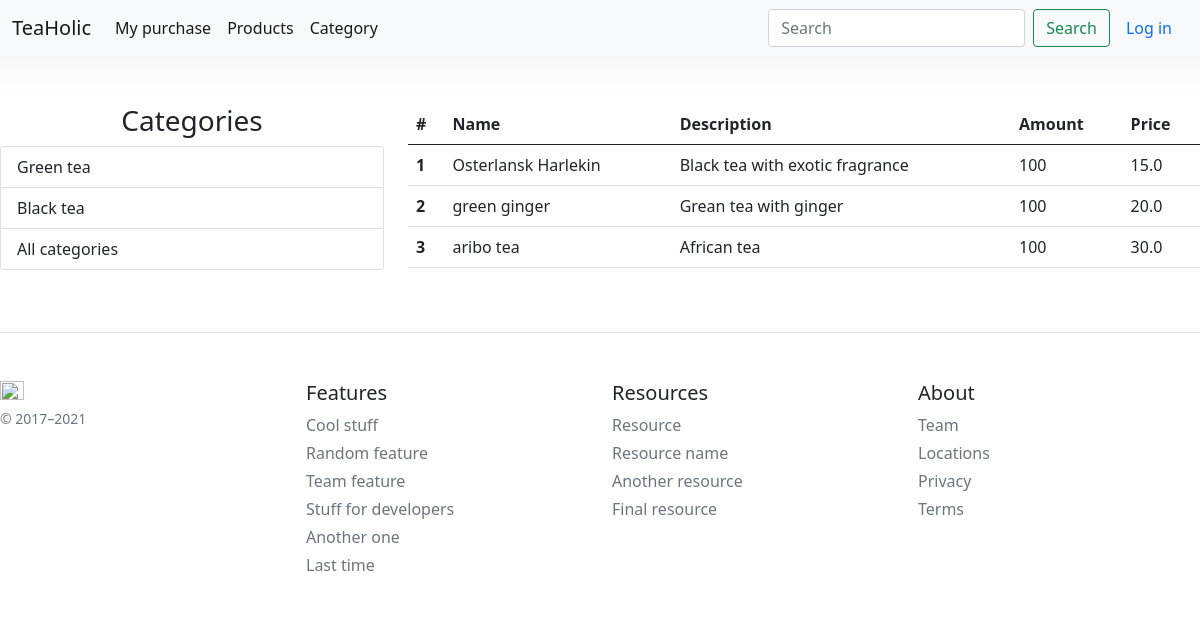
The page / on the database its author committed.
### bboard/models.py (models this page shows)
class Category(models.Model):
    name = models.CharField(max_length=50)

class Product(models.Model):
    name = models.CharField(max_length=255)
    description = models.TextField(max_length=500)
    amount = models.IntegerField()
    price = models.FloatField()
    id_category = models.ForeignKey(Category, on_delete=models.CASCADE)

### bboard/views.py (the view)
# urls.py: path('', views.bboard, name = 'index'),
def bboard(request):
    user = get_userprofile(request)
    products = Product.objects.all()
    categories = Category.objects.all()[:2]
    return render(request,'bboard/basis/index.html', {'user':user, 'products':products,'categories':categories})

### bboard/services/services.py (called while the page is built)
def get_userprofile(request):
    if request.user.is_authenticated:
        user = request.user
        return user
    else:
        return None

### bboard/templates/bboard/basis/index.html (shortened to what this page needs)
{% extends "bboard/basis/base.html" %}
{% block content %}
  <div class="row mt-5">
    <div class="col-sm-4"><h3 align="center">Categories</h3> <div class="list-group">
  {% for category in categories  %}
       <a href="{% url 'product_from_category' id=category.id %}" class="list-group-item list-group-item-action">{{ category.name}}</a>
{% endfor %}
<a href="{% url 'category' %}" class="list-group-item list-group-item-action">All categories</a>
</div></div>
    <div class="col-sm-8">{% if products|length %}
        <table class="table">
            <thead>
            <tr>
                <th scope="col">#</th>
                <th scope="col">Name</th>
                <th scope="col">Description</th>
                <th scope="col">Amount</th>
                <th scope="col">Price</th>
            </tr>
            </thead>
    {% for product in products  %}
            <tr>
                <th scope="row">{{ forloop.counter }}</th>
                <td >{{ product.name}}</td>
                <td >{{ product.description}}</td>
                <td >{{ product.amount}}</td>
                <td >{{ product.price}}</td>
            </tr>
    {% endfor %}
        </table>
    {% else  %}
        <p>No products found in the category. </p>
    {% endif %}</div>
  </div>
{% endblock %}

### bboard/static/bboard/css/pricing.css (style rules this page uses)
body { background-image: linear-gradient(180deg, #eee, #fff 100px, #fff); }

### rows shown on the page
Category: name "Green tea"
Category: name "Black tea"
Product: name "Osterlansk Harlekin", description "Black tea with exotic fragrance", amount "100", price "15.0"
Product: name "green ginger", description "Grean tea with ginger", amount "100", price "20.0"
Product: name "aribo tea", description "African tea", amount "100", price "30.0"
